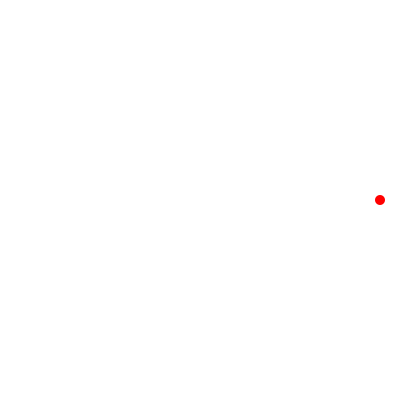
Frame 1 (no input)
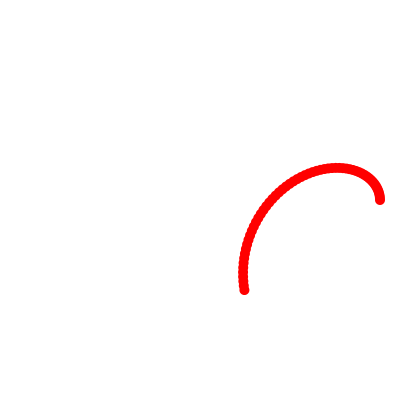
Frame 60 (the mouse pressed at the canvas centre just before this capture)
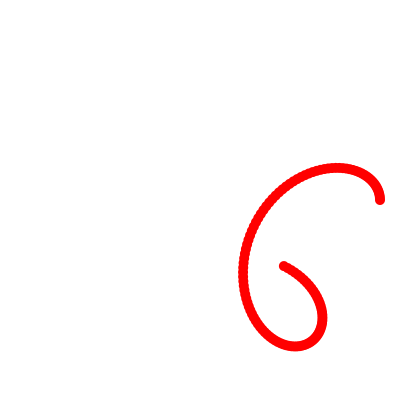
Frame 120 (the mouse held since frame 60 and released just before this capture)

The Processing sketch that drew these frames (run headless with seeded random() and noise(); from frame 60 on, the mouse is pressed at the canvas centre):

// Processing sketch: lab4c_resub
// ── lab4c_resub.pde
// Henry Wrede Black
// hypotrochoid

float cx;
float cy;
float t;
float R;
float r;
float a;

void setup() {
  size(400, 400);
  background(255); //white

  cx = width/2;
  cy = height/2;
  t = 0;
  R = 140;
  r = 20;
  a = 3;
}

void draw() {
  ellipseMode(CENTER);
  // draw ellipse
  {
   float x = (R-r)*cos(t) + a*r*cos(t*(R-r)/r) + cx; //parametric equation for x pos
   float y = (R-r)*sin(t) - a*r*sin(t*(R-r)/r) + cy; //parametric equation for y pos

    noStroke();
    fill(255, 0, 0); //red
    ellipse(x, y, 10, 10);
  }
  // update time variable
  t += 0.01;
}
// Interaction
void mousePressed() {
  background(255); //resets background to white
}
